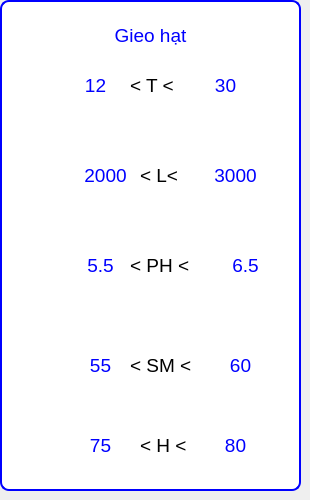
      <widget class="QWidget" name="tab_4">
       <attribute name="title">
        <string>Trạng thái</string>
       </attribute>
       <widget class="QLabel" name="label_21">
        <property name="geometry">
         <rect>
          <x>0</x>
          <y>0</y>
          <width>301</width>
          <height>491</height>
         </rect>
        </property>
        <property name="styleSheet">
         <string notr="true">border-radius:9px;
border: 2px solid blue;
background-color: rgb(255, 255, 255);</string>
        </property>
        <property name="text">
         <string/>
        </property>
       </widget>
       <widget class="QLabel" name="label_39">
        <property name="geometry">
         <rect>
          <x>10</x>
          <y>50</y>
          <width>61</width>
          <height>61</height>
         </rect>
        </property>
        <property name="styleSheet">
         <string notr="true">background-color: rgb(255, 255, 255);</string>
        </property>
        <property name="text">
         <string/>
        </property>
        <property name="pixmap">
         <pixmap>../photos/theo_doi_cam_bien/temperature.png</pixmap>
        </property>
        <property name="scaledContents">
         <bool>true</bool>
        </property>
        <property name="alignment">
         <set>Qt::AlignCenter</set>
        </property>
        <property name="wordWrap">
         <bool>true</bool>
        </property>
       </widget>
       <widget class="QLabel" name="label_14">
        <property name="geometry">
         <rect>
          <x>10</x>
          <y>140</y>
          <width>61</width>
          <height>61</height>
         </rect>
        </property>
        <property name="styleSheet">
         <string notr="true">background-color: rgb(255, 255, 255);</string>
        </property>
        <property name="frameShadow">
         <enum>QFrame::Sunken</enum>
        </property>
        <property name="text">
         <string/>
        </property>
        <property name="pixmap">
         <pixmap>../photos/theo_doi_cam_bien/light.png</pixmap>
        </property>
        <property name="scaledContents">
         <bool>true</bool>
        </property>
        <property name="alignment">
         <set>Qt::AlignCenter</set>
        </property>
       </widget>
       <widget class="QLabel" name="label_30">
        <property name="geometry">
         <rect>
          <x>10</x>
          <y>240</y>
          <width>61</width>
          <height>61</height>
         </rect>
        </property>
        <property name="styleSheet">
         <string notr="true">background-color: rgb(255, 255, 255);</string>
        </property>
        <property name="text">
         <string/>
        </property>
        <property name="pixmap">
         <pixmap>../photos/theo_doi_cam_bien/p.png</pixmap>
        </property>
        <property name="scaledContents">
         <bool>true</bool>
        </property>
        <property name="alignment">
         <set>Qt::AlignCenter</set>
        </property>
       </widget>
       <widget class="QLabel" name="label_40">
        <property name="geometry">
         <rect>
          <x>10</x>
          <y>330</y>
          <width>61</width>
          <height>61</height>
         </rect>
        </property>
        <property name="styleSheet">
         <string notr="true">background-color: rgb(255, 255, 255);</string>
        </property>
        <property name="text">
         <string/>
        </property>
        <property name="pixmap">
         <pixmap>../photos/theo_doi_cam_bien/sm12.jpg</pixmap>
        </property>
        <property name="scaledContents">
         <bool>true</bool>
        </property>
        <property name="alignment">
         <set>Qt::AlignCenter</set>
        </property>
       </widget>
       <widget class="QLabel" name="label_41">
        <property name="geometry">
         <rect>
          <x>10</x>
          <y>410</y>
          <width>61</width>
          <height>51</height>
         </rect>
        </property>
        <property name="styleSheet">
         <string notr="true">background-color: rgb(255, 255, 255);</string>
        </property>
        <property name="text">
         <string/>
        </property>
        <property name="pixmap">
         <pixmap>../photos/theo_doi_cam_bien/h.png</pixmap>
        </property>
        <property name="scaledContents">
         <bool>true</bool>
        </property>
        <property name="alignment">
         <set>Qt::AlignCenter</set>
        </property>
       </widget>
       <widget class="QLabel" name="tab1_l1_3">
        <property name="geometry">
         <rect>
          <x>80</x>
          <y>70</y>
          <width>31</width>
          <height>31</height>
         </rect>
        </property>
        <property name="font">
         <font>
          <family>MS Shell Dlg 2</family>
          <pointsize>14</pointsize>
          <weight>50</weight>
          <italic>false</italic>
          <bold>false</bold>
         </font>
        </property>
        <property name="styleSheet">
         <string notr="true">background-color: rgb(255, 255, 255);
color: rgb(0, 0, 255);
font: 8pt &quot;Times New Roman&quot;;
font: 14pt &quot;MS Shell Dlg 2&quot;;</string>
        </property>
        <property name="text">
         <string>12</string>
        </property>
        <property name="alignment">
         <set>Qt::AlignCenter</set>
        </property>
       </widget>
       <widget class="QLabel" name="tab1_t1_3">
        <property name="geometry">
         <rect>
          <x>130</x>
          <y>70</y>
          <width>61</width>
          <height>31</height>
         </rect>
        </property>
        <property name="font">
         <font>
          <family>MS Shell Dlg 2</family>
          <pointsize>14</pointsize>
          <weight>50</weight>
          <italic>false</italic>
          <bold>false</bold>
         </font>
        </property>
        <property name="styleSheet">
         <string notr="true">background-color: rgb(255, 255, 255);
font: 8pt &quot;Times New Roman&quot;;
font: 14pt &quot;MS Shell Dlg 2&quot;;</string>
        </property>
        <property name="text">
         <string>&lt; T &lt;</string>
        </property>
       </widget>
       <widget class="QLabel" name="tab1_l1_4">
        <property name="geometry">
         <rect>
          <x>210</x>
          <y>70</y>
          <width>31</width>
          <height>31</height>
         </rect>
        </property>
        <property name="font">
         <font>
          <family>MS Shell Dlg 2</family>
          <pointsize>14</pointsize>
          <weight>50</weight>
          <italic>false</italic>
          <bold>false</bold>
         </font>
        </property>
        <property name="styleSheet">
         <string notr="true">background-color: rgb(255, 255, 255);
color: rgb(0, 0, 255);
font: 8pt &quot;Times New Roman&quot;;
font: 14pt &quot;MS Shell Dlg 2&quot;;</string>
        </property>
        <property name="text">
         <string>30</string>
        </property>
        <property name="alignment">
         <set>Qt::AlignCenter</set>
        </property>
       </widget>
       <widget class="QLabel" name="tab1_l1_6">
        <property name="geometry">
         <rect>
          <x>210</x>
          <y>160</y>
          <width>51</width>
          <height>31</height>
         </rect>
        </property>
        <property name="font">
         <font>
          <family>MS Shell Dlg 2</family>
          <pointsize>14</pointsize>
          <weight>50</weight>
          <italic>false</italic>
          <bold>false</bold>
         </font>
        </property>
        <property name="styleSheet">
         <string notr="true">background-color: rgb(255, 255, 255);
color: rgb(0, 0, 255);
font: 8pt &quot;Times New Roman&quot;;
font: 14pt &quot;MS Shell Dlg 2&quot;;</string>
        </property>
        <property name="text">
         <string>3000</string>
        </property>
        <property name="alignment">
         <set>Qt::AlignCenter</set>
        </property>
       </widget>
       <widget class="QLabel" name="tab1_l1_5">
        <property name="geometry">
         <rect>
          <x>80</x>
          <y>160</y>
          <width>51</width>
          <height>31</height>
         </rect>
        </property>
        <property name="font">
         <font>
          <family>MS Shell Dlg 2</family>
          <pointsize>14</pointsize>
          <weight>50</weight>
          <italic>false</italic>
          <bold>false</bold>
         </font>
        </property>
        <property name="styleSheet">
         <string notr="true">background-color: rgb(255, 255, 255);
color: rgb(0, 0, 255);
font: 8pt &quot;Times New Roman&quot;;
font: 14pt &quot;MS Shell Dlg 2&quot;;</string>
        </property>
        <property name="text">
         <string>2000</string>
        </property>
        <property name="alignment">
         <set>Qt::AlignCenter</set>
        </property>
       </widget>
       <widget class="QLabel" name="tab1_t1_4">
        <property name="geometry">
         <rect>
          <x>140</x>
          <y>160</y>
          <width>51</width>
          <height>31</height>
         </rect>
        </property>
        <property name="font">
         <font>
          <family>MS Shell Dlg 2</family>
          <pointsize>14</pointsize>
          <weight>50</weight>
          <italic>false</italic>
          <bold>false</bold>
         </font>
        </property>
        <property name="styleSheet">
         <string notr="true">background-color: rgb(255, 255, 255);
font: 8pt &quot;Times New Roman&quot;;
font: 14pt &quot;MS Shell Dlg 2&quot;;</string>
        </property>
        <property name="text">
         <string>&lt; L&lt;</string>
        </property>
       </widget>
       <widget class="QLabel" name="tab1_t1_5">
        <property name="geometry">
         <rect>
          <x>130</x>
          <y>250</y>
          <width>81</width>
          <height>31</height>
         </rect>
        </property>
        <property name="font">
         <font>
          <family>MS Shell Dlg 2</family>
          <pointsize>14</pointsize>
          <weight>50</weight>
          <italic>false</italic>
          <bold>false</bold>
         </font>
        </property>
        <property name="styleSheet">
         <string notr="true">background-color: rgb(255, 255, 255);
font: 8pt &quot;Times New Roman&quot;;
font: 14pt &quot;MS Shell Dlg 2&quot;;</string>
        </property>
        <property name="text">
         <string>&lt; PH &lt;</string>
        </property>
       </widget>
       <widget class="QLabel" name="tab1_l1_7">
        <property name="geometry">
         <rect>
          <x>80</x>
          <y>250</y>
          <width>41</width>
          <height>31</height>
         </rect>
        </property>
        <property name="font">
         <font>
          <family>MS Shell Dlg 2</family>
          <pointsize>14</pointsize>
          <weight>50</weight>
          <italic>false</italic>
          <bold>false</bold>
         </font>
        </property>
        <property name="styleSheet">
         <string notr="true">background-color: rgb(255, 255, 255);
color: rgb(0, 0, 255);
font: 8pt &quot;Times New Roman&quot;;
font: 14pt &quot;MS Shell Dlg 2&quot;;</string>
        </property>
        <property name="text">
         <string>5.5</string>
        </property>
        <property name="alignment">
         <set>Qt::AlignCenter</set>
        </property>
       </widget>
       <widget class="QLabel" name="tab1_l1_8">
        <property name="geometry">
         <rect>
          <x>230</x>
          <y>250</y>
          <width>31</width>
          <height>31</height>
         </rect>
        </property>
        <property name="font">
         <font>
          <family>MS Shell Dlg 2</family>
          <pointsize>14</pointsize>
          <weight>50</weight>
          <italic>false</italic>
          <bold>false</bold>
         </font>
        </property>
        <property name="styleSheet">
         <string notr="true">background-color: rgb(255, 255, 255);
color: rgb(0, 0, 255);
font: 8pt &quot;Times New Roman&quot;;
font: 14pt &quot;MS Shell Dlg 2&quot;;</string>
        </property>
        <property name="text">
         <string>6.5</string>
        </property>
        <property name="alignment">
         <set>Qt::AlignCenter</set>
        </property>
       </widget>
       <widget class="QLabel" name="tab1_t1_6">
        <property name="geometry">
         <rect>
          <x>130</x>
          <y>350</y>
          <width>91</width>
          <height>31</height>
         </rect>
        </property>
        <property name="font">
         <font>
          <family>MS Shell Dlg 2</family>
          <pointsize>14</pointsize>
          <weight>50</weight>
          <italic>false</italic>
          <bold>false</bold>
         </font>
        </property>
        <property name="styleSheet">
         <string notr="true">background-color: rgb(255, 255, 255);
font: 8pt &quot;Times New Roman&quot;;
font: 14pt &quot;MS Shell Dlg 2&quot;;</string>
        </property>
        <property name="text">
         <string>&lt; SM &lt;</string>
        </property>
       </widget>
       <widget class="QLabel" name="tab1_l1_9">
        <property name="geometry">
         <rect>
          <x>80</x>
          <y>350</y>
          <width>41</width>
          <height>31</height>
         </rect>
        </property>
        <property name="font">
         <font>
          <family>MS Shell Dlg 2</family>
          <pointsize>14</pointsize>
          <weight>50</weight>
          <italic>false</italic>
          <bold>false</bold>
         </font>
        </property>
        <property name="styleSheet">
         <string notr="true">background-color: rgb(255, 255, 255);
color: rgb(0, 0, 255);
font: 8pt &quot;Times New Roman&quot;;
font: 14pt &quot;MS Shell Dlg 2&quot;;</string>
        </property>
        <property name="text">
         <string>55</string>
        </property>
        <property name="alignment">
         <set>Qt::AlignCenter</set>
        </property>
       </widget>
       <widget class="QLabel" name="tab1_l1_10">
        <property name="geometry">
         <rect>
          <x>220</x>
          <y>350</y>
          <width>41</width>
          <height>31</height>
         </rect>
        </property>
        <property name="font">
         <font>
          <family>MS Shell Dlg 2</family>
          <pointsize>14</pointsize>
          <weight>50</weight>
          <italic>false</italic>
          <bold>false</bold>
         </font>
        </property>
        <property name="styleSheet">
         <string notr="true">background-color: rgb(255, 255, 255);
color: rgb(0, 0, 255);
font: 8pt &quot;Times New Roman&quot;;
font: 14pt &quot;MS Shell Dlg 2&quot;;</string>
        </property>
        <property name="text">
         <string>60</string>
        </property>
        <property name="alignment">
         <set>Qt::AlignCenter</set>
        </property>
       </widget>
       <widget class="QLabel" name="tab1_t1_7">
        <property name="geometry">
         <rect>
          <x>140</x>
          <y>430</y>
          <width>81</width>
          <height>31</height>
         </rect>
        </property>
        <property name="font">
         <font>
          <family>MS Shell Dlg 2</family>
          <pointsize>14</pointsize>
          <weight>50</weight>
          <italic>false</italic>
          <bold>false</bold>
         </font>
        </property>
        <property name="styleSheet">
         <string notr="true">background-color: rgb(255, 255, 255);
font: 8pt &quot;Times New Roman&quot;;
font: 14pt &quot;MS Shell Dlg 2&quot;;</string>
        </property>
        <property name="text">
         <string>&lt;  H &lt;</string>
        </property>
       </widget>
       <widget class="QLabel" name="tab1_l1_11">
        <property name="geometry">
         <rect>
          <x>80</x>
          <y>430</y>
          <width>41</width>
          <height>31</height>
         </rect>
        </property>
        <property name="font">
         <font>
          <family>MS Shell Dlg 2</family>
          <pointsize>14</pointsize>
          <weight>50</weight>
          <italic>false</italic>
          <bold>false</bold>
         </font>
        </property>
        <property name="styleSheet">
         <string notr="true">background-color: rgb(255, 255, 255);
color: rgb(0, 0, 255);
font: 8pt &quot;Times New Roman&quot;;
font: 14pt &quot;MS Shell Dlg 2&quot;;</string>
        </property>
        <property name="text">
         <string>75</string>
        </property>
        <property name="alignment">
         <set>Qt::AlignCenter</set>
        </property>
       </widget>
       <widget class="QLabel" name="tab1_l1_12">
        <property name="geometry">
         <rect>
          <x>220</x>
          <y>430</y>
          <width>31</width>
          <height>31</height>
         </rect>
        </property>
        <property name="font">
         <font>
          <family>MS Shell Dlg 2</family>
          <pointsize>14</pointsize>
          <weight>50</weight>
          <italic>false</italic>
          <bold>false</bold>
         </font>
        </property>
        <property name="styleSheet">
         <string notr="true">background-color: rgb(255, 255, 255);
color: rgb(0, 0, 255);
font: 8pt &quot;Times New Roman&quot;;
font: 14pt &quot;MS Shell Dlg 2&quot;;</string>
        </property>
        <property name="text">
         <string>80</string>
        </property>
        <property name="alignment">
         <set>Qt::AlignCenter</set>
        </property>
       </widget>
       <widget class="QLabel" name="tab1_l1_13">
        <property name="geometry">
         <rect>
          <x>100</x>
          <y>20</y>
          <width>101</width>
          <height>31</height>
         </rect>
        </property>
        <property name="font">
         <font>
          <family>MS Shell Dlg 2</family>
          <pointsize>14</pointsize>
          <weight>50</weight>
          <italic>false</italic>
          <bold>false</bold>
         </font>
        </property>
        <property name="styleSheet">
         <string notr="true">background-color: rgb(255, 255, 255);
color: rgb(0, 0, 255);
font: 8pt &quot;Times New Roman&quot;;
font: 14pt &quot;MS Shell Dlg 2&quot;;</string>
        </property>
        <property name="text">
         <string>Gieo hạt</string>
        </property>
        <property name="alignment">
         <set>Qt::AlignCenter</set>
        </property>
       </widget>
      </widget>
